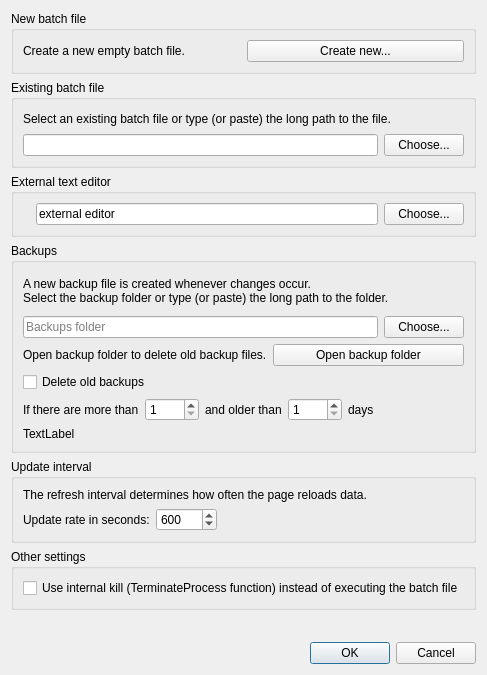
<?xml version="1.0" encoding="UTF-8"?>
<ui version="4.0">
 <author>Andrea G.</author>
 <class>Dialog</class>
 <widget class="QDialog" name="Dialog">
  <property name="geometry">
   <rect>
    <x>0</x>
    <y>0</y>
    <width>443</width>
    <height>675</height>
   </rect>
  </property>
  <property name="sizePolicy">
   <sizepolicy hsizetype="Minimum" vsizetype="Minimum">
    <horstretch>0</horstretch>
    <verstretch>0</verstretch>
   </sizepolicy>
  </property>
  <property name="minimumSize">
   <size>
    <width>0</width>
    <height>0</height>
   </size>
  </property>
  <property name="windowTitle">
   <string>Dialog</string>
  </property>
  <layout class="QVBoxLayout" name="verticalLayout_9">
   <item>
    <widget class="QGroupBox" name="groupBox_5">
     <property name="sizePolicy">
      <sizepolicy hsizetype="Preferred" vsizetype="Preferred">
       <horstretch>0</horstretch>
       <verstretch>0</verstretch>
      </sizepolicy>
     </property>
     <property name="font">
      <font>
       <weight>50</weight>
       <bold>false</bold>
       <kerning>true</kerning>
      </font>
     </property>
     <property name="title">
      <string>New batch file</string>
     </property>
     <layout class="QVBoxLayout" name="verticalLayout_8">
      <item>
       <layout class="QHBoxLayout" name="horizontalLayout_6">
        <item>
         <widget class="QLabel" name="labelPath_2">
          <property name="sizePolicy">
           <sizepolicy hsizetype="Preferred" vsizetype="Preferred">
            <horstretch>0</horstretch>
            <verstretch>0</verstretch>
           </sizepolicy>
          </property>
          <property name="minimumSize">
           <size>
            <width>0</width>
            <height>19</height>
           </size>
          </property>
          <property name="text">
           <string>Create a new empty batch file.</string>
          </property>
         </widget>
        </item>
        <item>
         <widget class="QPushButton" name="pushButtonCreateNew">
          <property name="text">
           <string>Create new...</string>
          </property>
         </widget>
        </item>
       </layout>
      </item>
     </layout>
    </widget>
   </item>
   <item>
    <widget class="QGroupBox" name="groupBox">
     <property name="title">
      <string>Existing batch file</string>
     </property>
     <layout class="QVBoxLayout" name="verticalLayout_5">
      <item>
       <layout class="QVBoxLayout" name="verticalLayout">
        <item>
         <widget class="QLabel" name="labelPath">
          <property name="minimumSize">
           <size>
            <width>0</width>
            <height>19</height>
           </size>
          </property>
          <property name="text">
           <string>Select an existing batch file or type (or paste) the long path to the file.</string>
          </property>
          <property name="textFormat">
           <enum>Qt::PlainText</enum>
          </property>
         </widget>
        </item>
        <item>
         <layout class="QHBoxLayout" name="horizontalLayout">
          <item>
           <widget class="QLineEdit" name="lineEditPath"/>
          </item>
          <item>
           <widget class="QPushButton" name="pushButtonChoose">
            <property name="text">
             <string>Choose...</string>
            </property>
           </widget>
          </item>
         </layout>
        </item>
       </layout>
      </item>
     </layout>
    </widget>
   </item>
   <item>
    <widget class="QGroupBox" name="groupBox_2">
     <property name="title">
      <string>External text editor</string>
     </property>
     <layout class="QVBoxLayout" name="verticalLayout_4">
      <item>
       <layout class="QHBoxLayout" name="horizontalLayout_2">
        <item>
         <widget class="QLabel" name="labelIcon">
          <property name="text">
           <string/>
          </property>
         </widget>
        </item>
        <item>
         <widget class="QLineEdit" name="lineEditExternaEditor">
          <property name="text">
           <string>external editor</string>
          </property>
         </widget>
        </item>
        <item>
         <widget class="QPushButton" name="pushButtonChooseExternaEditor">
          <property name="text">
           <string>Choose...</string>
          </property>
         </widget>
        </item>
       </layout>
      </item>
     </layout>
    </widget>
   </item>
   <item>
    <widget class="QGroupBox" name="groupBox_3">
     <property name="sizePolicy">
      <sizepolicy hsizetype="Preferred" vsizetype="Minimum">
       <horstretch>0</horstretch>
       <verstretch>0</verstretch>
      </sizepolicy>
     </property>
     <property name="title">
      <string>Backups</string>
     </property>
     <layout class="QVBoxLayout" name="verticalLayout_2">
      <item>
       <widget class="QLabel" name="labelBackupPath">
        <property name="sizePolicy">
         <sizepolicy hsizetype="Preferred" vsizetype="Preferred">
          <horstretch>0</horstretch>
          <verstretch>0</verstretch>
         </sizepolicy>
        </property>
        <property name="minimumSize">
         <size>
          <width>0</width>
          <height>38</height>
         </size>
        </property>
        <property name="text">
         <string>A new backup file is created whenever changes occur.
Select the backup folder or type (or paste) the long path to the folder.</string>
        </property>
       </widget>
      </item>
      <item>
       <layout class="QHBoxLayout" name="horizontalLayout_3">
        <item>
         <widget class="QLineEdit" name="lineEditBackupPath">
          <property name="text">
           <string/>
          </property>
          <property name="placeholderText">
           <string>Backups folder</string>
          </property>
         </widget>
        </item>
        <item>
         <widget class="QPushButton" name="pushButtonChooseBackupPath">
          <property name="text">
           <string>Choose...</string>
          </property>
         </widget>
        </item>
       </layout>
      </item>
      <item>
       <layout class="QHBoxLayout" name="horizontalLayout_4">
        <item>
         <widget class="QLabel" name="label">
          <property name="text">
           <string>Open backup folder to delete old backup files.</string>
          </property>
         </widget>
        </item>
        <item>
         <widget class="QPushButton" name="pushButtonOpenBackup">
          <property name="text">
           <string>Open backup folder</string>
          </property>
          <property name="icon">
           <iconset resource="icons.qrc">
            <normaloff>:/icons/img/icons8-history-folder-48.png</normaloff>:/icons/img/icons8-history-folder-48.png</iconset>
          </property>
         </widget>
        </item>
       </layout>
      </item>
      <item>
       <widget class="QCheckBox" name="checkBoxDeleteBackups">
        <property name="text">
         <string>Delete old backups</string>
        </property>
       </widget>
      </item>
      <item>
       <layout class="QHBoxLayout" name="horizontalLayout_7">
        <item>
         <widget class="QLabel" name="label_5">
          <property name="sizePolicy">
           <sizepolicy hsizetype="Fixed" vsizetype="Preferred">
            <horstretch>0</horstretch>
            <verstretch>0</verstretch>
           </sizepolicy>
          </property>
          <property name="text">
           <string>If there are more than</string>
          </property>
         </widget>
        </item>
        <item>
         <widget class="QSpinBox" name="spinBoxBackupsCount">
          <property name="sizePolicy">
           <sizepolicy hsizetype="Fixed" vsizetype="Fixed">
            <horstretch>0</horstretch>
            <verstretch>0</verstretch>
           </sizepolicy>
          </property>
          <property name="minimum">
           <number>1</number>
          </property>
          <property name="maximum">
           <number>1000</number>
          </property>
         </widget>
        </item>
        <item>
         <widget class="QLabel" name="label_4">
          <property name="sizePolicy">
           <sizepolicy hsizetype="Fixed" vsizetype="Preferred">
            <horstretch>0</horstretch>
            <verstretch>0</verstretch>
           </sizepolicy>
          </property>
          <property name="text">
           <string>and older than</string>
          </property>
         </widget>
        </item>
        <item>
         <widget class="QSpinBox" name="spinBoxBackupsDays">
          <property name="sizePolicy">
           <sizepolicy hsizetype="Fixed" vsizetype="Fixed">
            <horstretch>0</horstretch>
            <verstretch>0</verstretch>
           </sizepolicy>
          </property>
          <property name="minimum">
           <number>1</number>
          </property>
          <property name="maximum">
           <number>1000</number>
          </property>
         </widget>
        </item>
        <item>
         <widget class="QLabel" name="label_6">
          <property name="sizePolicy">
           <sizepolicy hsizetype="Fixed" vsizetype="Preferred">
            <horstretch>0</horstretch>
            <verstretch>0</verstretch>
           </sizepolicy>
          </property>
          <property name="text">
           <string>days</string>
          </property>
         </widget>
        </item>
        <item>
         <spacer name="horizontalSpacer_2">
          <property name="orientation">
           <enum>Qt::Horizontal</enum>
          </property>
          <property name="sizeHint" stdset="0">
           <size>
            <width>40</width>
            <height>20</height>
           </size>
          </property>
         </spacer>
        </item>
       </layout>
      </item>
      <item>
       <widget class="QLabel" name="labelBackupsInfo">
        <property name="text">
         <string>TextLabel</string>
        </property>
       </widget>
      </item>
     </layout>
    </widget>
   </item>
   <item>
    <widget class="QGroupBox" name="groupBox_4">
     <property name="title">
      <string>Update interval</string>
     </property>
     <layout class="QVBoxLayout" name="verticalLayout_7">
      <item>
       <layout class="QVBoxLayout" name="verticalLayout_6">
        <item>
         <widget class="QLabel" name="label_2">
          <property name="text">
           <string>The refresh interval determines how often the page reloads data.</string>
          </property>
         </widget>
        </item>
        <item>
         <layout class="QHBoxLayout" name="horizontalLayout_5">
          <item>
           <widget class="QLabel" name="label_3">
            <property name="text">
             <string>Update rate in seconds:</string>
            </property>
           </widget>
          </item>
          <item>
           <widget class="QSpinBox" name="spinBoxUpdateRate">
            <property name="minimum">
             <number>1</number>
            </property>
            <property name="maximum">
             <number>10000</number>
            </property>
            <property name="value">
             <number>600</number>
            </property>
           </widget>
          </item>
          <item>
           <spacer name="horizontalSpacer">
            <property name="orientation">
             <enum>Qt::Horizontal</enum>
            </property>
            <property name="sizeHint" stdset="0">
             <size>
              <width>40</width>
              <height>20</height>
             </size>
            </property>
           </spacer>
          </item>
         </layout>
        </item>
       </layout>
      </item>
     </layout>
    </widget>
   </item>
   <item>
    <widget class="QGroupBox" name="groupBox_6">
     <property name="title">
      <string>Other settings</string>
     </property>
     <layout class="QVBoxLayout" name="verticalLayout_3">
      <item>
       <widget class="QCheckBox" name="checkBoxKill">
        <property name="text">
         <string>Use internal kill (TerminateProcess function) instead of executing the batch file</string>
        </property>
       </widget>
      </item>
     </layout>
    </widget>
   </item>
   <item>
    <spacer name="verticalSpacer">
     <property name="orientation">
      <enum>Qt::Vertical</enum>
     </property>
     <property name="sizeType">
      <enum>QSizePolicy::Expanding</enum>
     </property>
     <property name="sizeHint" stdset="0">
      <size>
       <width>20</width>
       <height>10</height>
      </size>
     </property>
    </spacer>
   </item>
   <item>
    <widget class="QDialogButtonBox" name="buttonBox">
     <property name="orientation">
      <enum>Qt::Horizontal</enum>
     </property>
     <property name="standardButtons">
      <set>QDialogButtonBox::Cancel|QDialogButtonBox::Ok</set>
     </property>
    </widget>
   </item>
  </layout>
 </widget>
 <resources>
  <include location="icons.qrc"/>
 </resources>
 <connections>
  <connection>
   <sender>buttonBox</sender>
   <signal>accepted()</signal>
   <receiver>Dialog</receiver>
   <slot>accept()</slot>
   <hints>
    <hint type="sourcelabel">
     <x>248</x>
     <y>254</y>
    </hint>
    <hint type="destinationlabel">
     <x>157</x>
     <y>274</y>
    </hint>
   </hints>
  </connection>
  <connection>
   <sender>buttonBox</sender>
   <signal>rejected()</signal>
   <receiver>Dialog</receiver>
   <slot>reject()</slot>
   <hints>
    <hint type="sourcelabel">
     <x>316</x>
     <y>260</y>
    </hint>
    <hint type="destinationlabel">
     <x>286</x>
     <y>274</y>
    </hint>
   </hints>
  </connection>
 </connections>
</ui>
